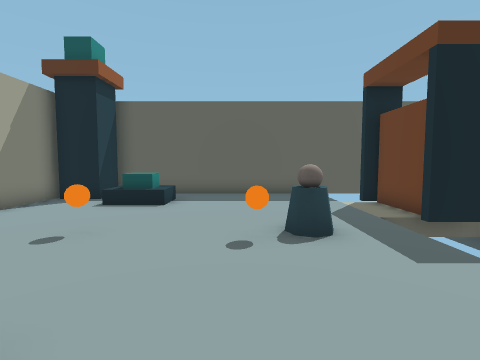
View 1 (above)

13 first-person views from a walk through a 3-D level made in the Godot game engine. The camera is 1.4 m above the floor, tilts 4° down and sees 85° across. The floor is counted in squares, 1 m on a side. Each view is taken from the middle of a square. On the plan, view 1 faces up. The plan holds only what a view shows up to about 13 squares ahead; the rest is blank. The place goes on beyond the plan. Some surface patterns are stand-ins.

View 2
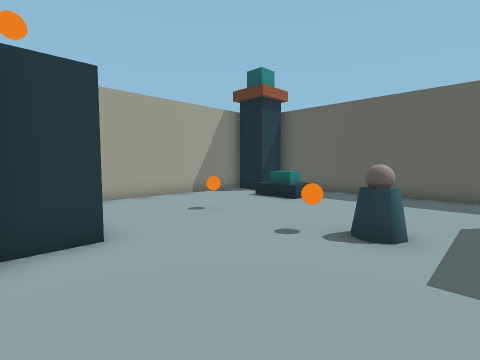

View 3
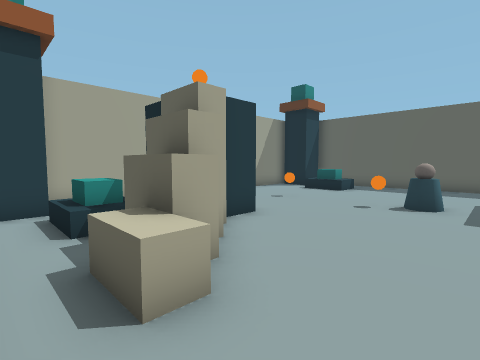

View 4
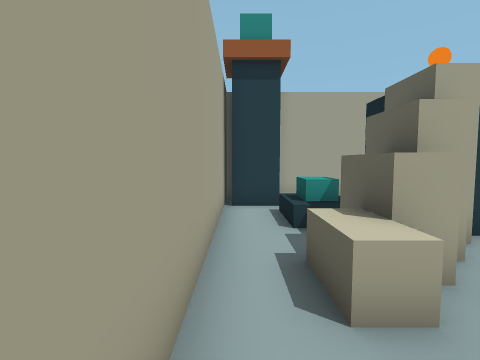

View 5
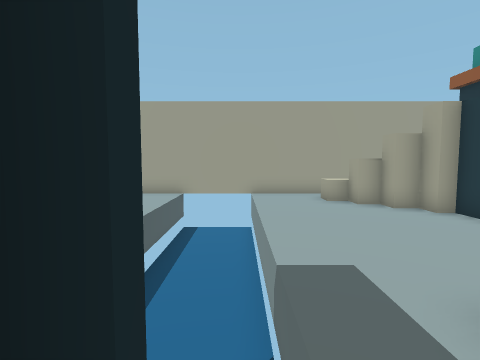

View 6
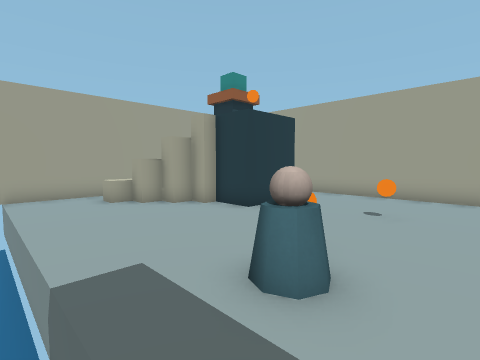

View 7
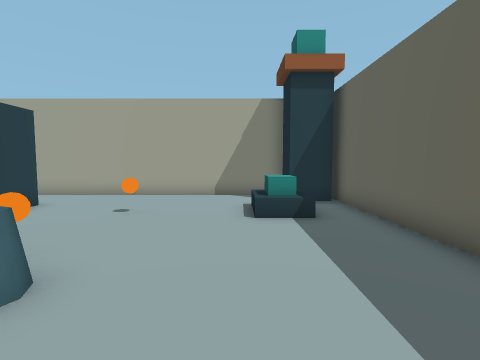

View 8
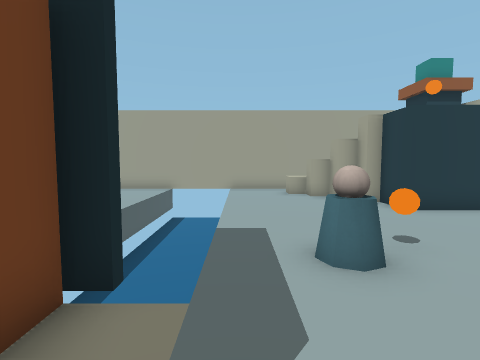

View 9
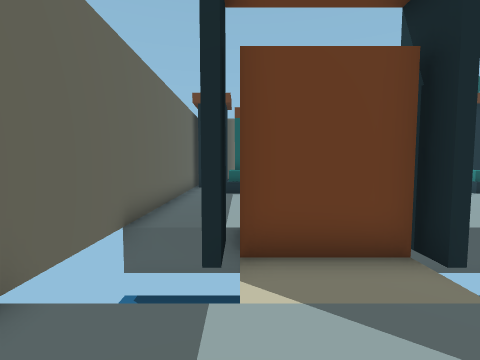

View 10
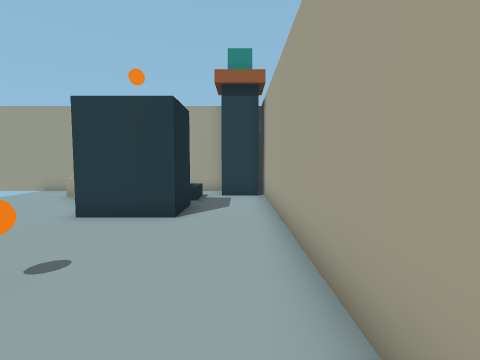

View 11
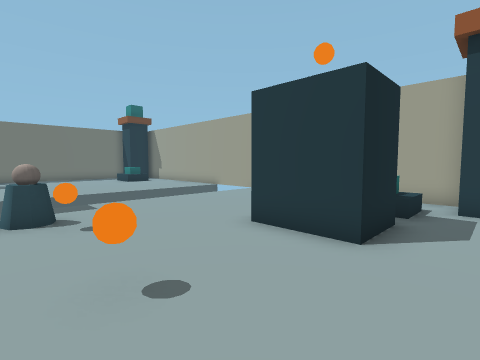

View 12
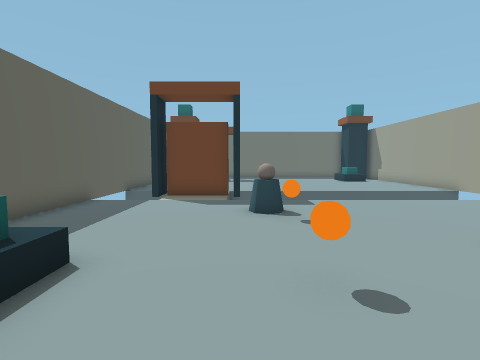

View 13
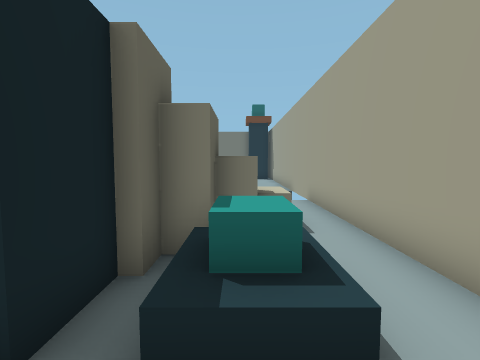

### Floor plan
Key: @ floor where view 1 was taken; # wall or solid block; . floor; ^ raised ledge; v drop or lower ground; O other object.
Columns run from 7 left of view 1 to 7 right of it. Each row starts with its distance up from view 1.
 12   ##########
 11  ##........vvv
 10 ###........  v
  9 #..OO......v#v
  8 #...........#
  7 #...........#
  6 #..........vvv
  5 #...O..OOO.
  4 #..........vvv
  3 #..........vvv
  2 #..........vvv
  1 #..###.....vvv
  0 #..###.@...vvv
 -1 #....##....vvv
 -2 #..OO.^^...vvv
 -3 ###....^^..vvv
 -4  ##........vvv
 -5   #############

Where each view was taken, in squares from view 1:
view 1: 0 up, 0 right, facing up
view 2: 0 up, 3 right, facing up-left
view 3: 4 down, 3 right, facing up-left
view 4: 4 down, 3 right, facing left
view 5: 7 up, 4 right, facing down
view 6: 7 up, 4 right, facing down-left
view 7: 8 up, 4 right, facing left
view 8: 9 up, 3 right, facing down
view 9: 9 up, 1 right, facing right
view 10: 8 up, 6 left, facing down
view 11: 6 up, 6 left, facing down-right
view 12: 6 up, 6 left, facing right
view 13: 2 down, 6 left, facing right
